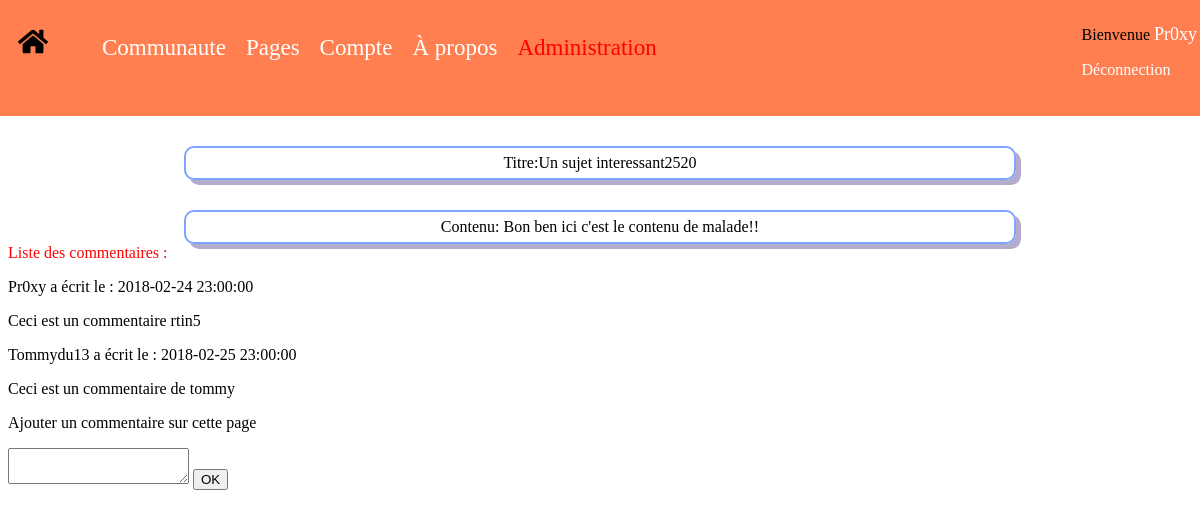
The app's page /php/page.php?id=3 (signed in) with its own data.
### tables this page shows
CREATE TABLE `users` (
  `id` int(11) NOT NULL,
  `mail` varchar(50) NOT NULL,
  `pseudo` varchar(30) NOT NULL,
  `password` varchar(30) NOT NULL,
  `admin` int(11) NOT NULL DEFAULT '0',
  `last_ip` varchar(15) DEFAULT NULL
);

CREATE TABLE `question` (
  `id` int(11) NOT NULL,
  `titre` text NOT NULL,
  `contenu` text NOT NULL,
  `date` timestamp NULL DEFAULT NULL
);

CREATE TABLE `commentaire` (
  `id` int(11) NOT NULL,
  `id_auteur` int(11) NOT NULL,
  `contenu` text NOT NULL,
  `id_question` int(11) NOT NULL,
  `date` timestamp NULL DEFAULT NULL
);

### php/page.php (the view, shortened to what this page needs)
<link rel="stylesheet" type="text/css" href="../css/page.css">
<?php
    include("coBDD.php");
    	$page=$dbh->prepare('SELECT * from question where id = '.$_GET["id"]);
        $page->execute();
$count = $page->rowCount();
    if($count==0)
    {
        echo("erreur 404");
        header('Location: index.php');
        exit();
    }
    else {
        foreach($page->fetchAll(PDO::FETCH_ASSOC) as $row) {
            echo('<div class="down">Titre:'.$row["titre"].'</div>');
            echo('<div class="down">Contenu:'.$row["contenu"].'</div>');
        }
        echo "<div class='liste'>Liste des commentaires :</div>";
        $commentaires=$dbh->prepare('SELECT * from commentaire where id_question = '.$_GET["id"].' ORDER BY date');
        $commentaires->execute();
        if($commentaires->rowCount()>0)
{
        foreach($commentaires->fetchAll(PDO::FETCH_ASSOC) as $row) {
            $requete = "SELECT pseudo FROM users WHERE id=".$row["id_auteur"];
            $pseudo = $dbh->query($requete);
            $pseudo2 = $pseudo->fetch();
           echo('<p>'.$pseudo2["pseudo"]." a écrit le : ");
            echo($row["date"]."</p>");
            echo $row["contenu"];
        }
    }
    else
        echo("Aucun commentaire");
}
if(connected($dbh))
{
?>
<p>Ajouter un commentaire sur cette page</p>
<form action="#" method="POST">
<textarea name="textComm" ></textarea>
 <input name="addComment" value="OK" type="submit"/>
</form>
<?php
}
?>

### php/coBDD.php (shortened to what this page needs)
<?php
$user="root";
$pass="root";
$dbh = new PDO('mysql:host=localhost;dbname=web', $user, $pass);
function isadmin($dbh)
{
if(!connected($dbh))
    return false;
    $Coadmin='SELECT admin from users where mail="'.$_COOKIE["mail"].'" and password="'.$_COOKIE["password"].'"';
    $requeteAdmin=$dbh->prepare($Coadmin);
    $requeteAdmin->execute();
    $result=$requeteAdmin->fetch();
if($result["admin"]==1)
    return true;
else
    return false;
}
function connected($dbh){
    $strrequeteTestBan="SELECT status from ips where ip='".$_SERVER["REMOTE_ADDR"]."' and status=1";
    $requeteTestBan=$dbh->prepare($strrequeteTestBan);
    $requeteTestBan->execute();
    $resultban=$requeteTestBan->fetchAll();
    if(isset($_COOKIE["mail"]) && isset($_COOKIE["password"]))
    {
        if(!is_null($_COOKIE["mail"])&&!is_null($_COOKIE["password"]))
            {
                $Comail='SELECT pseudo from users where mail="'.$_COOKIE["mail"].'" and password="'.$_COOKIE["password"].'"';
                $requeteComail=$dbh->prepare($Comail);
                $requeteComail->execute();
                if($requeteComail->rowCount()==1)
                    return true;
                else
                    return false;
}
else
{
    return false;
}
            }
return false;
}
?>
<link rel="stylesheet" type="text/css" href="../css/header.css">
<header id="header_containt">
        <div class="home_button">
                <a href="../php/index.php" class="home_img">
                    <img src="../res/home.svg" />
                </a>
            </div>
            <div id="display_header_links">
                <a href="../html/forum.html" id="community">Communaute</a>&nbsp;&nbsp;&nbsp;&nbsp;
                <div class="dropdown_pages">
                    <a href="../html/pages.html" id="pages">Pages</a>&nbsp;&nbsp;&nbsp;&nbsp;
                </div>
                <?php if(connected($dbh)) { ?>
                <a href="../html/account.html" id="account">Compte</a>&nbsp;&nbsp;&nbsp;&nbsp;
                <?php } ?>
                <a href="..html/about.html" id="about">&Agrave; propos</a>&nbsp;&nbsp;&nbsp;&nbsp;
                <?php if(isadmin($dbh)) { ?>
                <a href="edit.php" id="admin_space">Administration</a>
                <?php  } ?>
            </div>
            <div class="display_header_connection_fields">
            <?php if(!connected($dbh)) { ?>
            <form action="#" method="POST">
                    <input name="connection_mail" type="email" placeholder="email"/>
                    <input name="connection_password" type="password" placeholder="mot de passe"/>
                    <input type="submit" value="Connexion" name="submitConnect" class="connection_button"></form>
                <div class="help_account">
                <?php
if(!connected($dbh))
{
?>
<a href="../php/inscription.php" class="account_creation">Pas encore inscrit ?</a>&nbsp;&nbsp;&nbsp;&nbsp;
<?php
}
?>
                    <a href="#" class="password_forgotten">Mot de passe oubli&eacute; ?</a>
                </div>
                <?php
if(isset($_POST['submitConnect']))
{
   checkAccount($dbh);
}
                }
                else{
                    $tmp='SELECT pseudo,password from users where mail="'.$_COOKIE["mail"].'"';
                    $pseudo=$dbh->prepare($tmp);
                    $pseudo->execute();
                    $pseudo2=$pseudo->fetch();
                if(connected($dbh))
                {
                ?>
<p> Bienvenue
    <span class="username_display">
        <?php echo $pseudo2["pseudo"] ?>
    </span>
</p>
<p><a href="action.php?action=deco" class="disconnect_link">Déconnection</a></p>
                <?php
                }
            }
                ?>
            </div>
</header>

### css/page.css (style rules this page uses)
.down { border: 2px solid #7da5ff; width: 70%; text-align: center; margin: 0 auto; line-height: 30px; border-radius: 10px; box-shadow: 5px 5px #b4abcd; margin-top: 30px; }
.liste { color: red; }

### css/header.css (style rules this page uses)
#header_containt { height: 15%; background-color: coral; margin-top: -10px; margin-right: -20px; margin-left: -10px; }
.home_button { display: inline-block; }
.home_img { width: 30px; height: 40%; margin-left: 20px; margin-top: 30px; display: inline-block; color: sienna; }
#display_header_links { display: inline-block; margin-left: 50px; }
#community { font-size: 23px; text-decoration: none; color: white; }
#pages { font-size: 23px; text-decoration: none; color: white; }
.dropdown_pages { position: relative; display: inline-block; }
#account { font-size: 23px; text-decoration: none; color: white; }
#about { font-size: 23px; text-decoration: none; color: white; }
#admin_space { font-size: 23px; color: red; text-decoration: none; }
.display_header_connection_fields { float: right; height: 20px; display: block; padding-top: 10px; padding-right: 15px; }
.disconnect_link { text-decoration: none; color: white; }
.username_display { color: white; font-size: 18px; }

### records on screen
users: pseudo "Pr0xy"
question: titre "Un sujet interessant2520", contenu "Bon ben ici c'est le contenu de malade!!"
commentaire: users.pseudo "Pr0xy", date "2018-02-24 23:00:00", contenu "Ceci est un commentaire rtin5"
commentaire: users.pseudo "Tommydu13", date "2018-02-25 23:00:00", contenu "Ceci est un commentaire de tommy"
